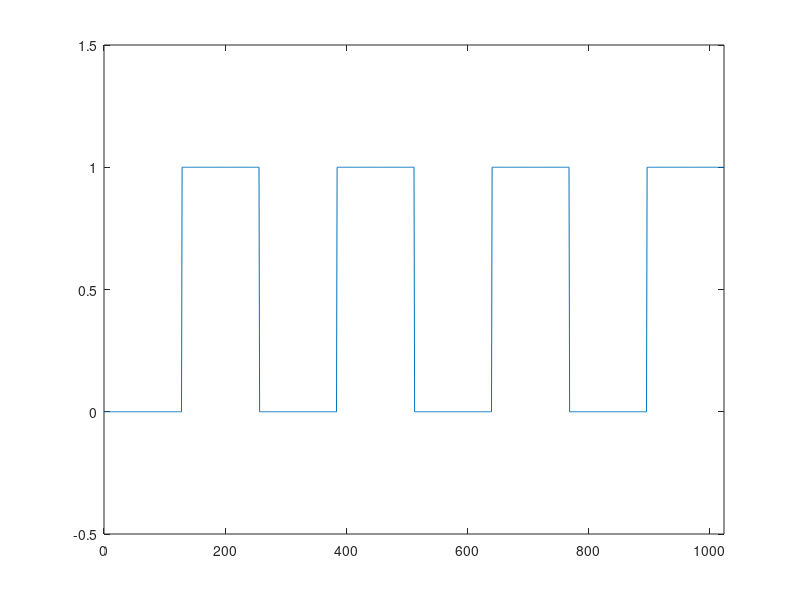
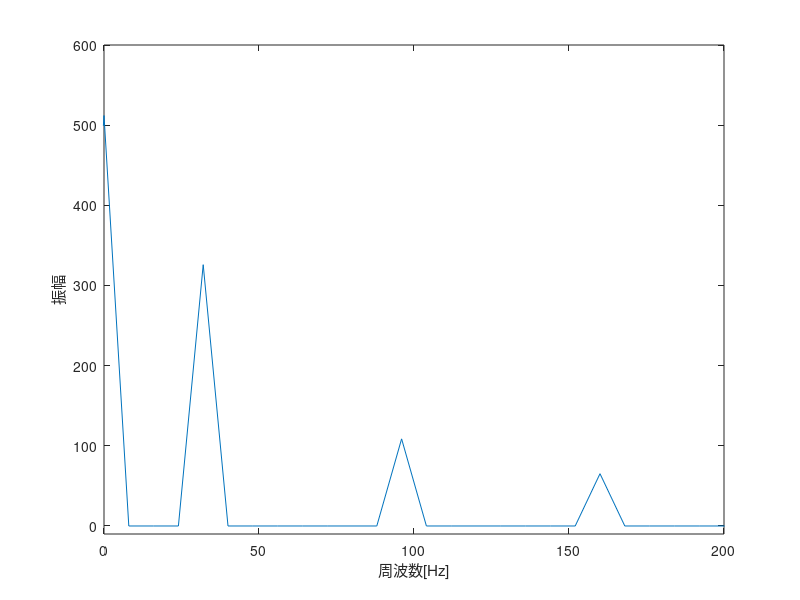

Recreate these plots in MATLAB, in order.
clear;

Fs = 8192;
t = (0 : 4*(Fs-1)) / Fs;
f = 440;
fs = (-Fs/2 : Fs/(128*2*4) : (Fs/2)-Fs/(128*2*4));

y_0 = zeros(1,128);
y_1 = ones(1,128);

y = [y_0 y_1];
y = [y y y y];
figure;
xlabel('点[個]');
ylabel('振幅');
plot(y);
axis([0 1024 -0.5 1.5]);

fft_y = fft(y);
ln = length(abs(fftshift(fft(y))));
fft_ys = fftshift(fft_y);
fft_ys = abs(fft_ys);
figure;
plot(fs,fft_ys);
xlabel('周波数[Hz]');
ylabel('振幅');
axis([0 200 -10 600]);
